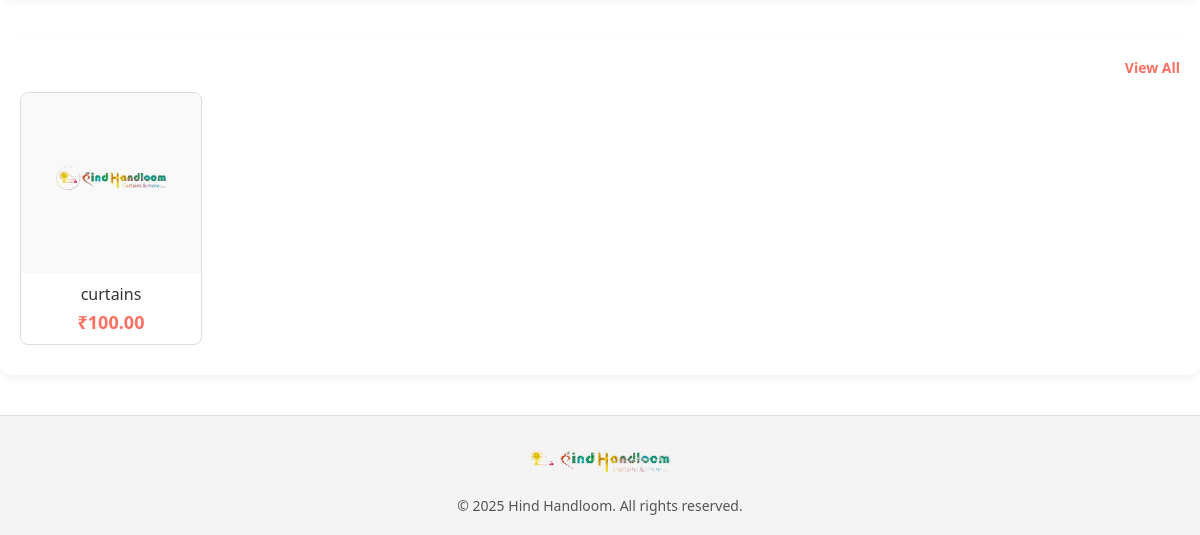
/ (lower part), run on an earlier commit of the app's database.
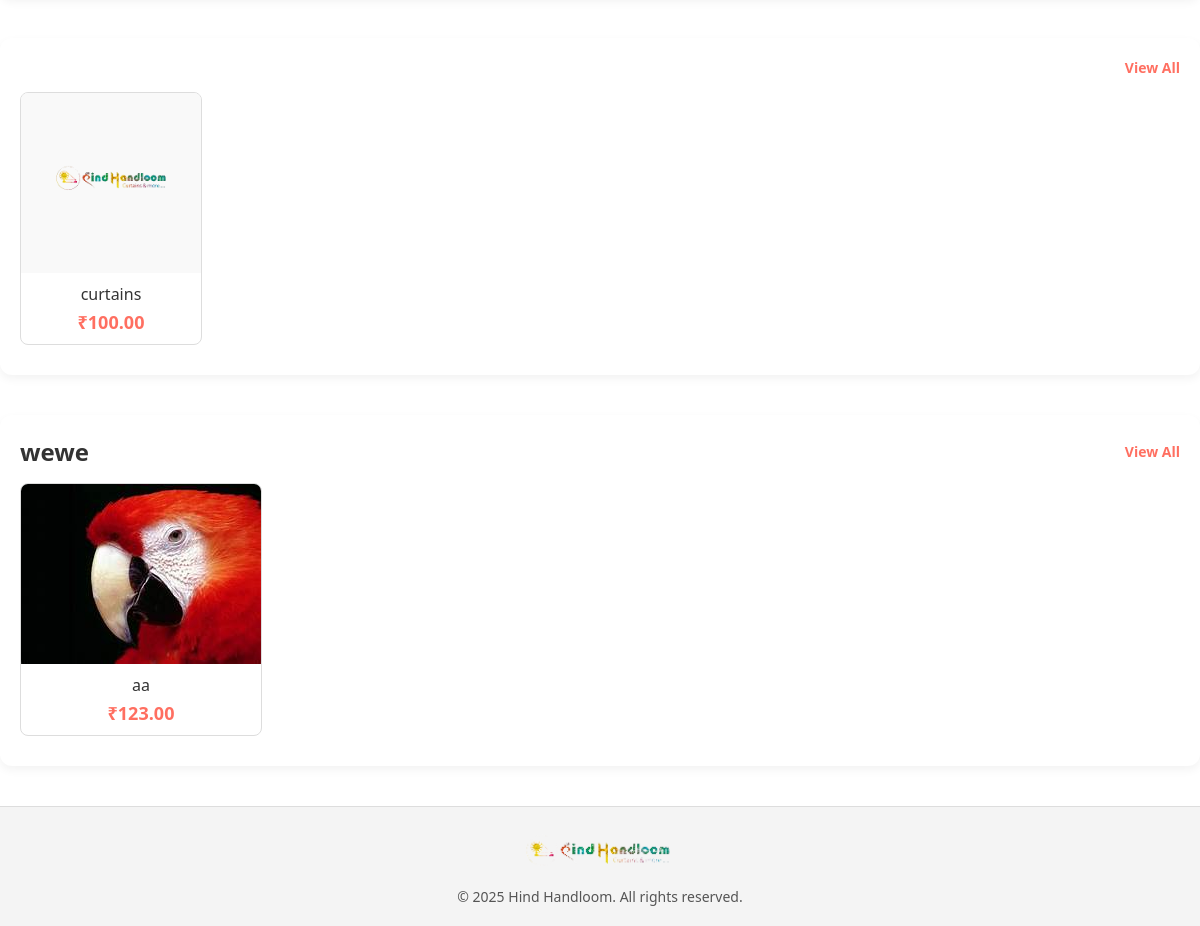
And on a later commit of the database.
### myapp/models.py (models this page shows, shortened)
class products(models.Model):
    name = models.CharField(max_length=255)
    description = models.TextField(blank=True, null=True)
    price = models.DecimalField(max_digits=10,decimal_places=2)
    color = models.CharField(max_length=25)
    image = models.ImageField(upload_to='product-img/')
    stock = models.IntegerField(default=0)
    category = models.CharField(max_length=100)

### myapp/views.py (the view)
# urls.py: 2. Add a URL to urlpatterns:  path('', views.home, name='home')
def home(request):
    images = Image.objects.all()  # Your slider images model
    product = products.objects.all()
    categories = {}
    for p in product:
        category_name = p.category  # Assuming Product has a ForeignKey to Category
        if category_name not in categories:
            categories[category_name] = []
        categories[category_name].append(p)
    return render(request, 'home.html', {
        'images': images,
        'categories': categories
    })
    return render(request, 'home.html', {'images': images,'product':product })

### myapp/templates/home.html (shortened to what this page needs)
{% extends 'base.html' %}
{% load static %}
{% block extra_css %}
<link rel="stylesheet" href="{% static 'myapp/css/styles.css' %}">
{% endblock %}
{% block content %}
<main class="main_class">
{% for category, products in categories.items %}
<section class="category-section">
    <div class="category-header">
        <h2 class="category-title">{{ category }}</h2>
        <a href="{% url 'shop' %}?category={{ category }}" class="view-all">View All</a>
    </div>
    <div class="product-row-scroll">
        {% for product in products %}
        <a href="{% url 'product_details' product.id %}" class="product-card-link">
        <div class="product-card" onclick="gotoproductdetail({{ product.id }})">
            <div class="product-img">
                <img src="{{ product.image.url }}" alt="{{ product.name }}">
            </div>
            <div class="product-info">
                <p class="product-name">{{ product.name }}</p>
                <h3 class="product-price">&#8377;{{ product.price }}</h3>
            </div>
        </div>
    </a>
        {% endfor %}
    </div>
</section>
{% endfor %}
</main>
{% endblock %}

What changed in the data, as far as the page shows it:
added products: category "wewe", image (picture), name "aa", price "123.00"
